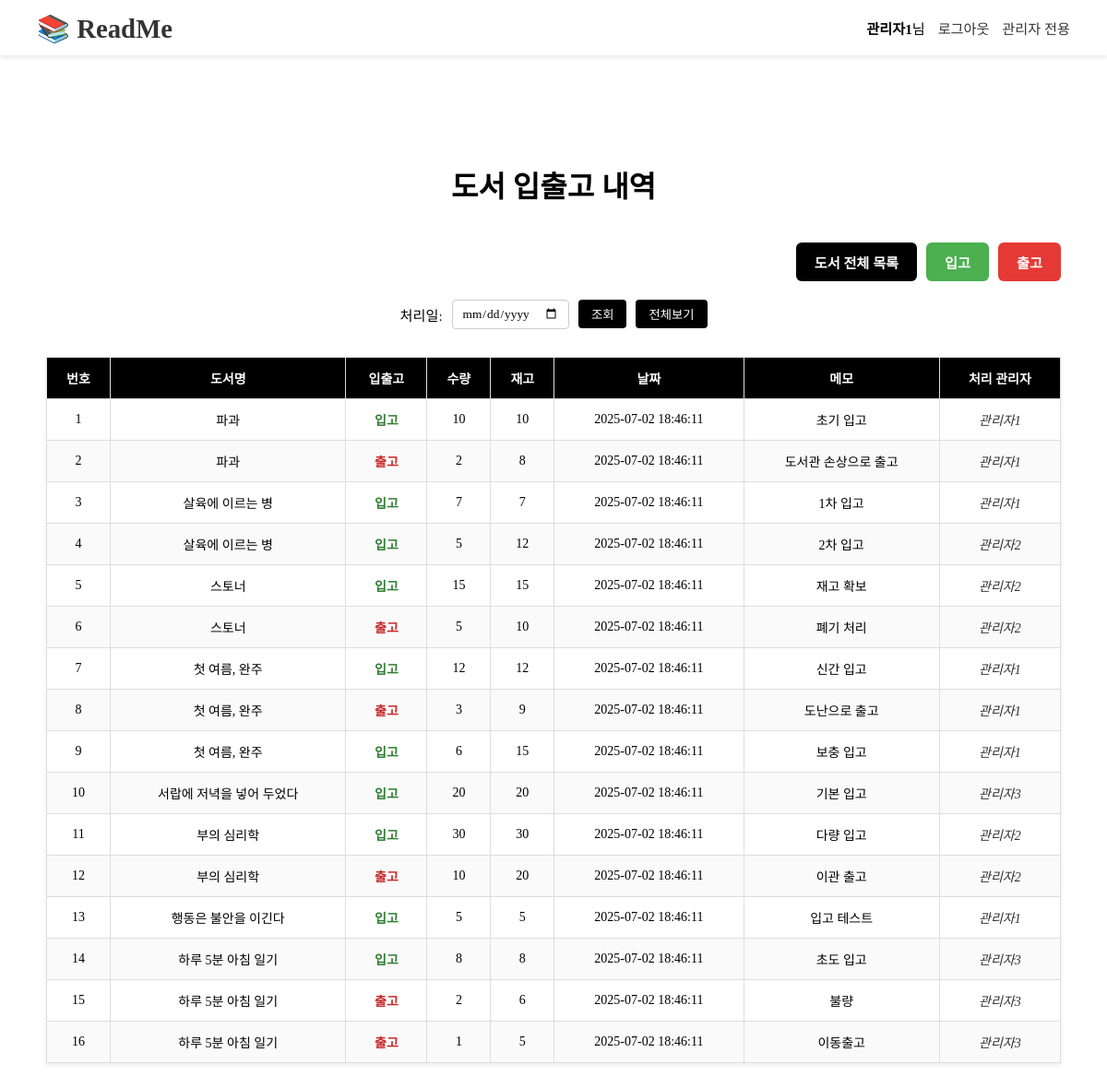
Page /admin/invenList.php (signed in) on the committed database.
### tables this page shows
CREATE TABLE inven (
    ino INT UNSIGNED AUTO_INCREMENT,
    itype BOOLEAN NOT NULL,  
    icount INT NOT NULL,
    istock INT NOT NULL,
    idate DATETIME DEFAULT CURRENT_TIMESTAMP,
    imemo VARCHAR(255),
    bno INT UNSIGNED,
    adno INT UNSIGNED,
    constraint primary key (ino),
	constraint foreign key(bno) references book(bno) on update cascade on delete cascade,
    constraint foreign key(adno) references admin(adno) on update cascade on delete cascade
);

CREATE TABLE book (
    bno INT unsigned AUTO_INCREMENT,     
    btitle VARCHAR(100) NOT NULL,           
    briter VARCHAR(50) NOT NULL,             
    bpub VARCHAR(50) NOT NULL,               
    bimg VARCHAR(100),                        
    sno INT unsigned NOT NULL,                         
    cno INT unsigned NOT NULL,
    constraint primary key (bno),
    constraint foreign key(sno) references slot(sno) on update cascade on delete cascade,
    constraint foreign key(cno) references category(cno) on update cascade on delete cascade
);

### admin/invenList.php (the view, shortened to what this page needs)
<?php
include '../db.php';
$filterDate = isset($_GET['date']) ? $_GET['date'] : '';
$sql = "
    SELECT i.ino, i.itype, i.icount, i.istock, i.idate, i.imemo,
           b.bno, b.btitle,
           a.adname
    FROM inven i
    JOIN book b ON i.bno = b.bno
    LEFT JOIN admin a ON i.adno = a.adno
";
$sql .= " ORDER BY i.idate DESC";
$stmt = $conn->prepare($sql);
$stmt->execute();
$result = $stmt->get_result();
?>
<?php include '../header.php'; ?>
<div class="invenBox">
    <h2 class="invenTitle">도서 입출고 내역</h2>
    <div class="invenButtonWrapper">
        <form action="bookListAll.php" method="get">
            <button type="submit" class="invenButton newBookButton">도서 전체 목록</button>
        </form>
        <form action="inven.php" method="get">
            <button type="submit" class="invenButton inButton">입고</button>
        </form>
        <form action="inven.php" method="get">
            <button type="submit" class="invenButton outButton">출고</button>
        </form>
    </div>
    <form method="get" action="invenList.php" class="dateFilterForm">
        <label for="date">처리일:</label>
        <input type="date" id="date" name="date" value="<?= htmlspecialchars($filterDate) ?>">
        <button type="submit">조회</button>
        <button type="button" onclick="location.href='invenList.php'">전체보기</button>
    </form>
    <div class="invenTableWrapper">
        <table class="invenTable">
            <thead>
                <tr>
                    <th>번호</th>
                    <th>도서명</th>
                    <th>입출고</th>
                    <th>수량</th>
                    <th>재고</th>
                    <th>날짜</th>
                    <th>메모</th>
                    <th>처리 관리자</th>
                </tr>
            </thead>
            <tbody>
                <?php
                if ($result->num_rows > 0) {
                    $displayNo = 1;
                    while ($row = $result->fetch_assoc()) {
                        $typeText = $row['itype'] == 0 ? '입고' : '출고';
                        $typeClass = $row['itype'] == 0 ? 'inType' : 'outType';
                        echo "<tr>";
                        echo "<td>" . $displayNo++ . "</td>";
                        echo "<td>" . htmlspecialchars($row['btitle']) . "</td>";
                        echo "<td class='$typeClass'>" . $typeText . "</td>";
                        echo "<td>" . htmlspecialchars($row['icount']) . "</td>";
                        echo "<td>" . htmlspecialchars($row['istock']) . "</td>";
                        echo "<td>" . htmlspecialchars($row['idate']) . "</td>";
                        echo "<td>" . htmlspecialchars($row['imemo']) . "</td>";
                        echo "<td>" . htmlspecialchars($row['adname']) . "</td>";
                        echo "</tr>";
                    }
                } else {
                    echo "<tr><td colspan='8'>입출고 내역이 없습니다.</td></tr>";
                }
                ?>
            </tbody>
        </table>
    </div>
</div>
</body>
</html>

### css/main.css (style rules this page uses)
* { font-family: 'NEXON Lv1 Gothic OTF'; }
html, body { margin: 0; padding: 0; height: 100%; }
body { padding-top: 60px; }

### css/admin.css (style rules this page uses)
.invenBox { max-width: 1100px; margin: 60px auto; padding: 30px; border-radius: 10px; }
.invenTitle { text-align: center; font-size: 2rem; font-weight: bold; color: black; margin-bottom: 40px; }
.invenButtonWrapper { display: flex; justify-content: flex-end; gap: 10px; margin: 20px auto 10px; max-width: 1100px; }
.invenButton { padding: 10px 20px; font-size: 0.95rem; font-weight: bold; border: none; border-radius: 6px; cursor: pointer; transition: background-color 0.3s ease; color: white; }
.inButton { background-color: #4CAF50; }
.outButton { background-color: #E53935; }
.dateFilterForm { display: flex; align-items: center; justify-content: center; gap: 10px; margin: 20px auto 30px; font-size: 0.95rem; }
.dateFilterForm input[type="date"] { padding: 6px 10px; border: 1px solid #ccc; border-radius: 4px; }
.dateFilterForm button { padding: 6px 14px; border: none; background-color: black; color: white; border-radius: 4px; cursor: pointer; }
.invenTableWrapper { max-width: 1100px; margin: 0 auto 60px; }
.invenTable { width: 100%; border-collapse: collapse; background-color: #fff; box-shadow: 0 2px 5px rgba(0, 0, 0, 0.08); }
.invenTable th, .invenTable td { border: 1px solid #ddd; padding: 12px 10px; font-size: 14px; text-align: center; }
.invenTable th { background-color: black; color: white; font-weight: bold; }
.invenTable tr:nth-child(even) { background-color: #fafafa; }
.inType { color: #2e7d32; font-weight: bold; }
.outType { color: #c62828; font-weight: bold; }
.invenTable td:last-child { font-style: italic; color: #333; }
.newBookButton { background-color: black; }

### rows in the picture
inven: bno.btitle "파과", itype "입고", icount "10", istock "10", idate "2025-07-02 18:46:11", imemo "초기 입고", adno.adname "관리자1"
inven: bno.btitle "파과", itype "출고", icount "2", istock "8", idate "2025-07-02 18:46:11", imemo "도서관 손상으로 출고", adno.adname "관리자1"
inven: bno.btitle "살육에 이르는 병", itype "입고", icount "7", istock "7", idate "2025-07-02 18:46:11", imemo "1차 입고", adno.adname "관리자1"
inven: bno.btitle "살육에 이르는 병", itype "입고", icount "5", istock "12", idate "2025-07-02 18:46:11", imemo "2차 입고", adno.adname "관리자2"
inven: bno.btitle "스토너", itype "입고", icount "15", istock "15", idate "2025-07-02 18:46:11", imemo "재고 확보", adno.adname "관리자2"
inven: bno.btitle "스토너", itype "출고", icount "5", istock "10", idate "2025-07-02 18:46:11", imemo "폐기 처리", adno.adname "관리자2"
inven: bno.btitle "첫 여름, 완주", itype "입고", icount "12", istock "12", idate "2025-07-02 18:46:11", imemo "신간 입고", adno.adname "관리자1"
inven: bno.btitle "첫 여름, 완주", itype "출고", icount "3", istock "9", idate "2025-07-02 18:46:11", imemo "도난으로 출고", adno.adname "관리자1"
inven: bno.btitle "첫 여름, 완주", itype "입고", icount "6", istock "15", idate "2025-07-02 18:46:11", imemo "보충 입고", adno.adname "관리자1"
inven: bno.btitle "서랍에 저녁을 넣어 두었다", itype "입고", icount "20", istock "20", idate "2025-07-02 18:46:11", imemo "기본 입고", adno.adname "관리자3"
inven: bno.btitle "부의 심리학", itype "입고", icount "30", istock "30", idate "2025-07-02 18:46:11", imemo "다량 입고", adno.adname "관리자2"
inven: bno.btitle "부의 심리학", itype "출고", icount "10", istock "20", idate "2025-07-02 18:46:11", imemo "이관 출고", adno.adname "관리자2"
inven: bno.btitle "행동은 불안을 이긴다", itype "입고", icount "5", istock "5", idate "2025-07-02 18:46:11", imemo "입고 테스트", adno.adname "관리자1"
inven: bno.btitle "하루 5분 아침 일기", itype "입고", icount "8", istock "8", idate "2025-07-02 18:46:11", imemo "초도 입고", adno.adname "관리자3"
inven: bno.btitle "하루 5분 아침 일기", itype "출고", icount "2", istock "6", idate "2025-07-02 18:46:11", imemo "불량", adno.adname "관리자3"
inven: bno.btitle "하루 5분 아침 일기", itype "출고", icount "1", istock "5", idate "2025-07-02 18:46:11", imemo "이동출고", adno.adname "관리자3"

### other values in the picture
$_SESSION['adname'] "관리자1"
